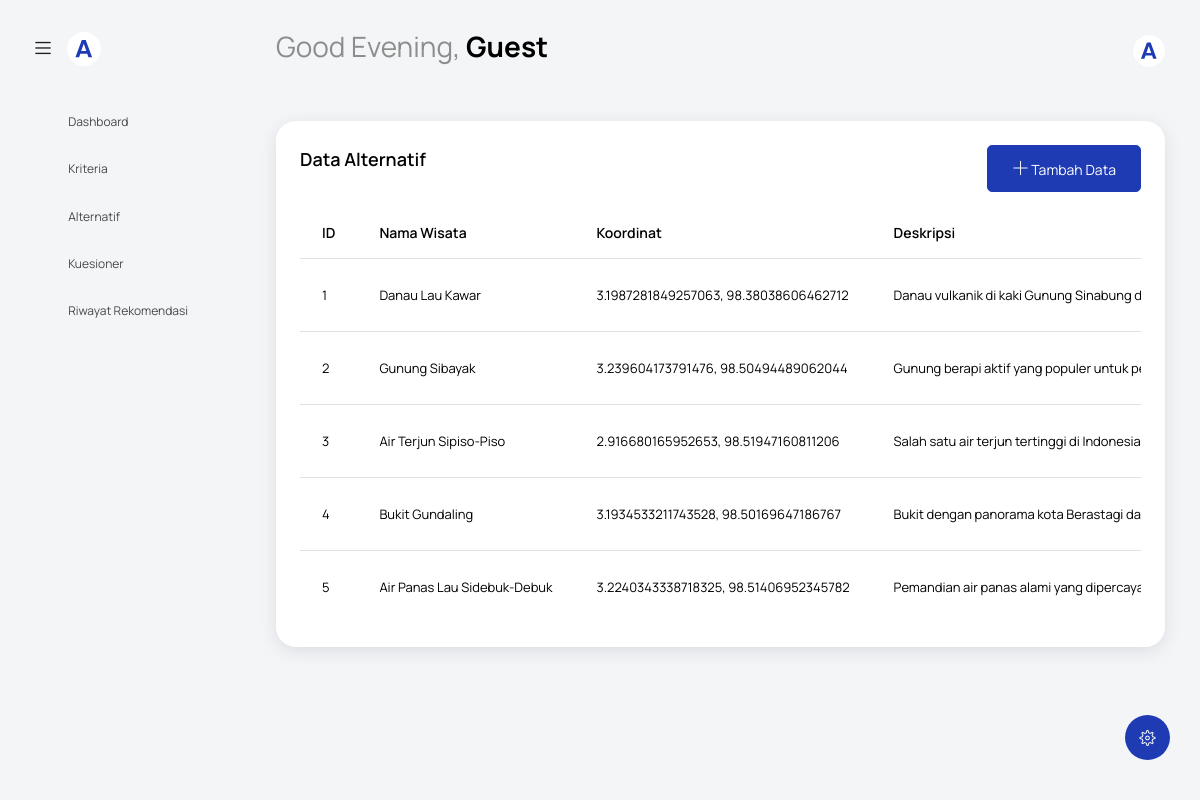
The page /alternatif.php on the database its author committed.
### tables this page shows
CREATE TABLE `alternatif` (
  `id_alternatif` int NOT NULL,
  `nama_wisata` varchar(255) NOT NULL,
  `koordinat` varchar(100) NOT NULL,
  `deskripsi` text,
  `foto` varchar(255) DEFAULT NULL,
  `url` text NOT NULL
);

### alternatif.php (the view, shortened to what this page needs)
<?php include('template/header.php'); ?>
<body class="with-welcome-text">
    <div class="container-scroller">
        <?php include 'template/navbar.php' ?>
        <div class="container-fluid page-body-wrapper">
            <?php include 'template/setting_panel.php'; ?>
            <?php include 'template/sidebar.php'; ?>
            <div class="main-panel">
                <div class="content-wrapper">
                    <div class="row">
                        <div class="col-sm-12">
                            <div class="card">
                                <div class="card-body">
                                    <div class="d-flex justify-content-between align-items-center mb-3">
                                        <h4 class="card-title">Data Alternatif</h4>
                                        <button class="btn btn-primary" data-bs-toggle="modal" data-bs-target="#modalTambahAlternatif">
                                            <i class="ti-plus"></i> Tambah Data
                                        </button>
                                    </div>
                                    <div class="table-responsive">
                                        <table class="table table-hover">
                                            <thead>
                                                <tr>
                                                    <th>ID</th>
                                                    <th>Nama Wisata</th>
                                                    <th>Koordinat</th>
                                                    <th>Deskripsi</th>
                                                </tr>
                                            </thead>
                                            <tbody>
                                                <?php
                                                include 'koneksi.php';
                                                $query = "SELECT * FROM alternatif";
                                                $result = mysqli_query($koneksi, $query);
                                                if (mysqli_num_rows($result) > 0) {
                                                    while ($row = mysqli_fetch_assoc($result)) {
                                                        echo "<tr>
                <td>{$row['id_alternatif']}</td>
                <td>{$row['nama_wisata']}</td>
                <td>{$row['koordinat']}</td>
                <td>{$row['deskripsi']}</td>
                <td>
                  " . (!empty($row['foto']) ?
                                                            "<a href='#' data-bs-toggle='modal' data-bs-target='#imageModal' onclick='showImage(\"foto_wisata/{$row['foto']}\")'>
                    <img src='foto_wisata/{$row['foto']}' width='50' class='img-thumbnail'>
                  </a>"
                                                            : "Tidak ada foto") . "
                </td>
                <td><a href='{$row['url']}' target='_blank' class='btn btn-info btn-sm'><i class='ti-location-pin'></i> Lihat Lokasi</a></td>
                <td>
                  <button class='btn btn-warning btn-sm' data-bs-toggle='modal' data-bs-target='#modalEditAlternatif{$row['id_alternatif']}'>
                    <i class='ti-pencil'></i>
                  </button>
                  <a href='crud/hapus-alternatif.php?id={$row['id_alternatif']}' class='btn btn-danger btn-sm' onclick='return confirm(\"Yakin ingin menghapus?\")'>
                    <i class='ti-trash'></i>
                  </a>
                </td>
              </tr>";
                                                    }
                                                } else {
                                                    echo "<tr><td colspan='7' class='text-center'>Tidak ada data tersedia</td></tr>";
                                                }
                                                ?>
                                            </tbody>
                                        </table>
                                    </div>
                                </div>
                            </div>
                        </div>
                    </div>
                </div>
            </div>
        </div>
    </div>
</body>
</html>

### rows shown on the page
alternatif: id_alternatif "1", nama_wisata "Danau Lau Kawar", koordinat "3.1987281849257063, 98.38038606462712", deskripsi "Danau vulkanik di kaki Gunung Sinabung…"
alternatif: id_alternatif "2", nama_wisata "Gunung Sibayak", koordinat "3.239604173791476, 98.50494489062044", deskripsi "Gunung berapi aktif yang populer untuk…"
alternatif: id_alternatif "3", nama_wisata "Air Terjun Sipiso-Piso", koordinat "2.916680165952653, 98.51947160811206", deskripsi "Salah satu air terjun tertinggi di Indonesia…"
alternatif: id_alternatif "4", nama_wisata "Bukit Gundaling", koordinat "3.1934533211743528, 98.50169647186767", deskripsi "Bukit dengan panorama kota Berastagi…"
alternatif: id_alternatif "5", nama_wisata "Air Panas Lau Sidebuk-Debuk", koordinat "3.2240343338718325, 98.51406952345782", deskripsi "Pemandian air panas alami yang…"

### other values the page prints
getGreeting() "Good Evening"
$username "Guest"
$item['title'] "Dashboard"
$item['title'] "Kriteria"
$item['title'] "Alternatif"
$item['title'] "Kuesioner"
$item['title'] "Riwayat Rekomendasi"
